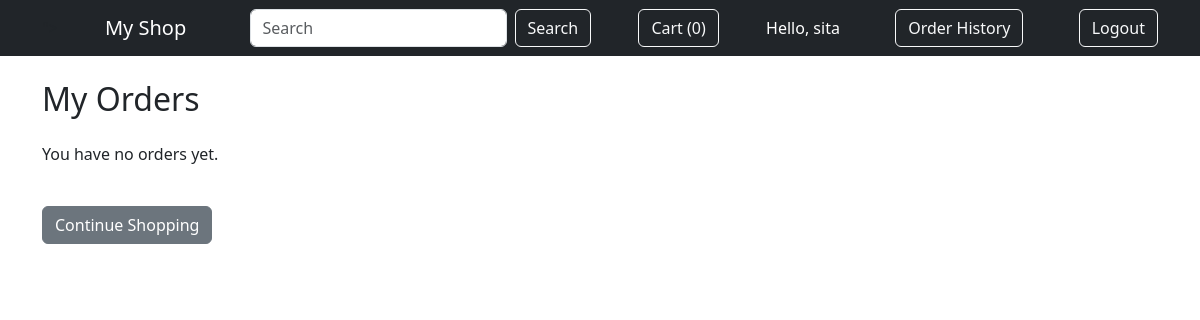
Page /orders/history/ (signed in) on the earlier database version.
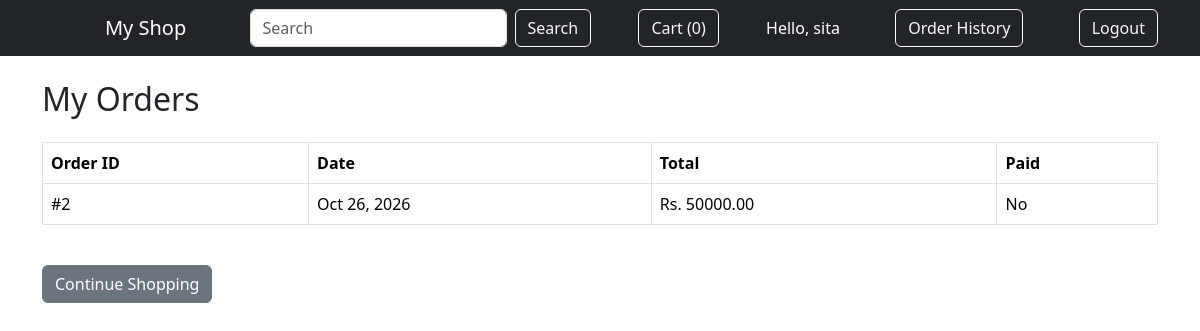
Same page on the later database version.
### orders/models.py (models this page shows, shortened)
class Order(models.Model):
    first_name = models.CharField(max_length=50)
    last_name = models.CharField(max_length=50)
    email = models.EmailField()
    user = models.ForeignKey(settings.AUTH_USER_MODEL, related_name='orders', on_delete=models.CASCADE, null=True, blank=True)
    address = models.CharField(max_length=250)
    city = models.CharField(max_length=100)
    created = models.DateTimeField(auto_now_add=True)
    updated = models.DateTimeField(auto_now=True)
    paid = models.BooleanField(default=False)
    class Meta:
        ordering = ['-created']
    def get_total_cost(self):
        return sum(item.get_cost() for item in self.items.all())

class OrderItem(models.Model):
    order = models.ForeignKey(Order, related_name='items', on_delete=models.CASCADE)
    product = models.ForeignKey(Product, related_name='order_items', on_delete=models.CASCADE)
    price = models.DecimalField(max_digits=10, decimal_places=2)
    quantity = models.PositiveIntegerField(default=1)
    def get_cost(self):
        return self.price * self.quantity

### orders/views.py (the view)
# urls.py: path('history/', views.order_history, name='order_history')
def order_history(request):
    orders = request.user.orders.all()
    return render(request, 'orders/order_history.html', {'orders': orders})

### cart/cart.py (called while the page is built)
    def __len__(self):
        return sum(int(item['quantity']) for item in self.cart.values())

### cart/context_processors.py (called while the page is built)
def cart(request):
    return {'cart': Cart(request)}

### orders/templates/orders/order_history.html (shortened to what this page needs)
{% extends 'store/base.html' %}
{% block content %}
    <h2 class="mb-4">My Orders</h2>
    {% if orders %}
        <table class="table table-bordered">
            <thead>
                <tr>
                    <th>Order ID</th>
                    <th>Date</th>
                    <th>Total</th>
                    <th>Paid</th>
                </tr>
            </thead>
            <tbody>
                {% for order in orders %}
                <tr>
                    <td>#{{ order.id }}</td>
                    <td>{{ order.created|date:"M d, Y" }}</td>
                    <td>Rs. {{ order.get_total_cost }}</td>
                    <td>{% if order.paid %}Yes{% else %}No{% endif %}</td>
                </tr>
                {% endfor %}
            </tbody>
        </table>
    {% else %}
        <p>You have no orders yet.</p>
    {% endif %}
    <br>
    <a href="/" class="btn btn-secondary">Continue Shopping</a>
{% endblock %}

Differences in the rows shown:
added Order: id "2", created "Oct 26, 2026", get_total_cost "50000.00", paid "No"
Other differences:
text no longer shown: "You have no orders yet."
text now shown: "Order ID Date Total Paid"
